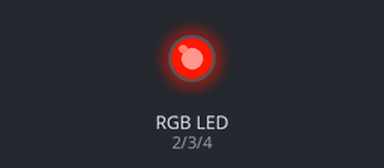
Bench run of a sketch on a simulated Arduino Uno, built with avr-gcc and run on an emulated ATmega328P. Shown: an RGB LED mixed from three pins (HIGH = lit). Random numbers use the default seed unless the sketch sets one.

Above: at 9.4 s.
Timing chart, 0 to 40.0 s (numbered marks = the images above):
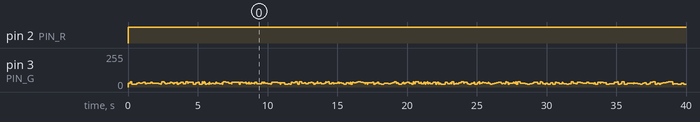

Measured:
- by itself, pin 2 (PIN_R): LOW → HIGH at 0.00 s

The sketch:

LEDCandle.ino
```cpp
#define PIN_R 2 //Resistor 220 ohm (206 ideal)
#define PIN_G 3 //Resistor 180 ohm
#define PIN_B 4 //Resistor 127 ohm (120 ideal)

void setup()
{
pinMode(PIN_R, OUTPUT);
pinMode(PIN_R, OUTPUT);
pinMode(PIN_B, OUTPUT);
}

void loop() {
  int Red = random(120)+134;
  int Yellow = random(20)+20;
  analogWrite(PIN_R, Red);
  analogWrite(PIN_G, Yellow);
  analogWrite(PIN_B, Yellow);
  delay(random(200));
}
```
